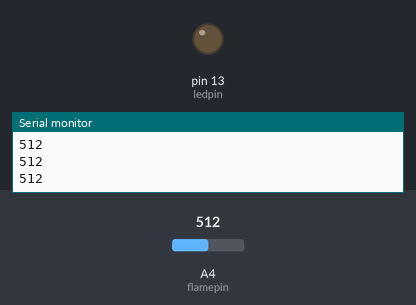
This sketch was run on a simulated Arduino Uno, built with avr-gcc and run on an emulated ATmega328P. On the bench: output pins drawn as LEDs (lit = HIGH), the last lines printed to the serial monitor. The inputs (shaded band) are chosen by the test bench; at power-on: A4 (flamepin) = 512.

Above: at 1.2 s.
1.3 s: A4 (flamepin) set to 87
2.8 s: A4 (flamepin) set to 73
At 3.7 s:
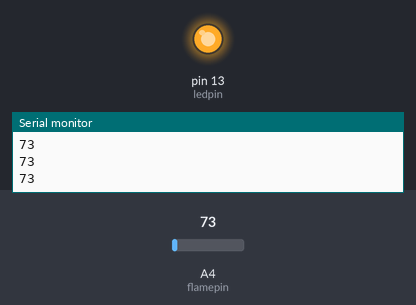
4.3 s: A4 (flamepin) set to 90
At 4.8 s:
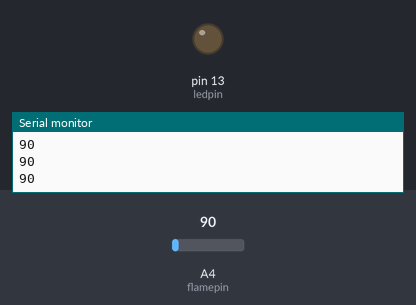
5.8 s: A4 (flamepin) set to 70
At 7.1 s:
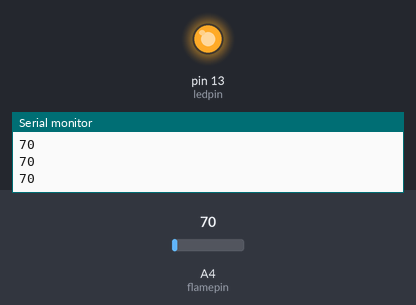
Timing chart, 0 to 8.3 s (numbered marks = the images above; inputs shaded):
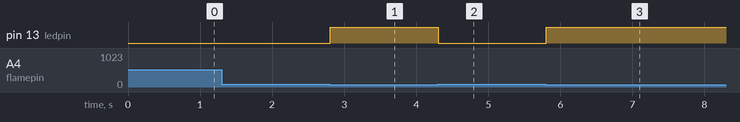

Measured:
- the behaviour switches between 81 and 80 on A4 (flamepin) (found by bisection; images 0 and 1)
- after the input at 2.8 s, pin 13 (ledpin): LOW → HIGH at once
- after the input at 4.3 s, pin 13 (ledpin): HIGH → LOW at once
- after the input at 5.8 s, pin 13 (ledpin): LOW → HIGH at once

The sketch:

flame_det.ino
```cpp
const int ledpin = 13;
const int flamepin = A4;
const int threshold = 80;
int flamesensvalue = 0;
void setup() {
  Serial.begin(9600);
  pinMode(ledpin, OUTPUT);
  pinMode(flamepin, INPUT);
}
void loop() {
  flamesensvalue = analogRead(flamepin);
  Serial.println(flamesensvalue);
  if (flamesensvalue <= threshold) {
    digitalWrite(ledpin, HIGH);
  }
  else {
    digitalWrite(ledpin, LOW);
  }
}
```
